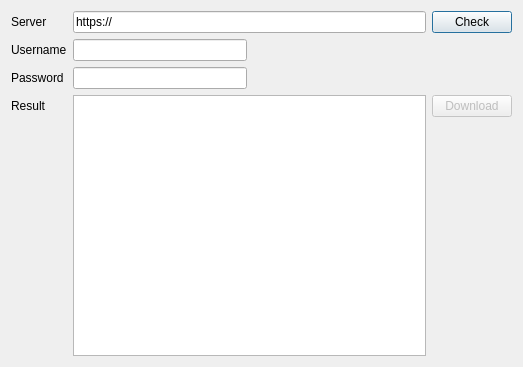
<?xml version="1.0" encoding="UTF-8"?>
<ui version="4.0">
 <class>UpdateDialog</class>
 <widget class="QDialog" name="UpdateDialog">
  <property name="geometry">
   <rect>
    <x>0</x>
    <y>0</y>
    <width>523</width>
    <height>367</height>
   </rect>
  </property>
  <property name="windowTitle">
   <string>Checking for updates</string>
  </property>
  <layout class="QGridLayout" name="gridLayout">
   <item row="0" column="0">
    <widget class="QLabel" name="serverLabel">
     <property name="text">
      <string>Server</string>
     </property>
    </widget>
   </item>
   <item row="3" column="0">
    <widget class="QLabel" name="resultLabel">
     <property name="text">
      <string>Result</string>
     </property>
    </widget>
   </item>
   <item row="2" column="0">
    <widget class="QLabel" name="passwordLabel">
     <property name="text">
      <string>Password</string>
     </property>
    </widget>
   </item>
   <item row="1" column="0">
    <widget class="QLabel" name="userLabel">
     <property name="text">
      <string>Username</string>
     </property>
    </widget>
   </item>
   <item row="1" column="1">
    <widget class="QLineEdit" name="userEdit"/>
   </item>
   <item row="0" column="3">
    <widget class="QPushButton" name="checkButton">
     <property name="text">
      <string>Check</string>
     </property>
    </widget>
   </item>
   <item row="2" column="1">
    <widget class="QLineEdit" name="passwordEdit">
     <property name="echoMode">
      <enum>QLineEdit::Password</enum>
     </property>
    </widget>
   </item>
   <item row="1" column="2">
    <spacer name="horizontalSpacer">
     <property name="orientation">
      <enum>Qt::Horizontal</enum>
     </property>
     <property name="sizeHint" stdset="0">
      <size>
       <width>40</width>
       <height>20</height>
      </size>
     </property>
    </spacer>
   </item>
   <item row="0" column="1" colspan="2">
    <widget class="QLineEdit" name="serverEdit">
     <property name="text">
      <string>https://</string>
     </property>
    </widget>
   </item>
   <item row="3" column="3">
    <widget class="QPushButton" name="downloadButton">
     <property name="enabled">
      <bool>false</bool>
     </property>
     <property name="text">
      <string>Download</string>
     </property>
    </widget>
   </item>
   <item row="3" column="1" rowspan="2" colspan="2">
    <widget class="QPlainTextEdit" name="resultText">
     <property name="readOnly">
      <bool>true</bool>
     </property>
    </widget>
   </item>
  </layout>
 </widget>
 <tabstops>
  <tabstop>serverEdit</tabstop>
  <tabstop>userEdit</tabstop>
  <tabstop>passwordEdit</tabstop>
  <tabstop>resultText</tabstop>
  <tabstop>checkButton</tabstop>
  <tabstop>downloadButton</tabstop>
 </tabstops>
 <resources/>
 <connections/>
</ui>
